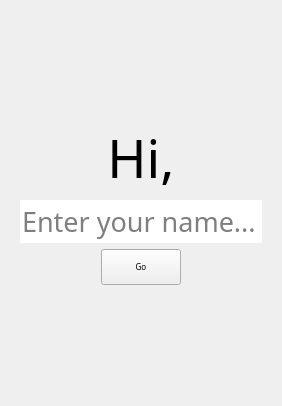
<?xml version="1.0" encoding="UTF-8"?>
<ui version="4.0">
 <class>InputUsernameDialog</class>
 <widget class="QDialog" name="InputUsernameDialog">
  <property name="geometry">
   <rect>
    <x>0</x>
    <y>0</y>
    <width>194</width>
    <height>0</height>
   </rect>
  </property>
  <property name="sizePolicy">
   <sizepolicy hsizetype="Fixed" vsizetype="Fixed">
    <horstretch>0</horstretch>
    <verstretch>0</verstretch>
   </sizepolicy>
  </property>
  <property name="baseSize">
   <size>
    <width>600</width>
    <height>400</height>
   </size>
  </property>
  <property name="windowTitle">
   <string>Flashcards - Login</string>
  </property>
  <layout class="QVBoxLayout" name="verticalLayout">
   <item>
    <spacer name="verticalSpacer_1">
     <property name="orientation">
      <enum>Qt::Vertical</enum>
     </property>
     <property name="sizeHint" stdset="0">
      <size>
       <width>20</width>
       <height>101</height>
      </size>
     </property>
    </spacer>
   </item>
   <item>
    <widget class="QWidget" name="container_welcome" native="true">
     <layout class="QVBoxLayout" name="verticalLayout_4">
      <item alignment="Qt::AlignHCenter">
       <widget class="QLabel" name="lbl_name">
        <property name="sizePolicy">
         <sizepolicy hsizetype="Fixed" vsizetype="Fixed">
          <horstretch>0</horstretch>
          <verstretch>0</verstretch>
         </sizepolicy>
        </property>
        <property name="font">
         <font>
          <family>Futura</family>
          <pointsize>40</pointsize>
          <bold>false</bold>
         </font>
        </property>
        <property name="styleSheet">
         <string notr="true"/>
        </property>
        <property name="text">
         <string>Hi,</string>
        </property>
        <property name="alignment">
         <set>Qt::AlignCenter</set>
        </property>
       </widget>
      </item>
      <item alignment="Qt::AlignHCenter">
       <widget class="QLineEdit" name="fld_username">
        <property name="enabled">
         <bool>true</bool>
        </property>
        <property name="sizePolicy">
         <sizepolicy hsizetype="Fixed" vsizetype="Fixed">
          <horstretch>0</horstretch>
          <verstretch>0</verstretch>
         </sizepolicy>
        </property>
        <property name="font">
         <font>
          <family>Futura</family>
          <pointsize>20</pointsize>
         </font>
        </property>
        <property name="focusPolicy">
         <enum>Qt::StrongFocus</enum>
        </property>
        <property name="maxLength">
         <number>50</number>
        </property>
        <property name="frame">
         <bool>false</bool>
        </property>
        <property name="alignment">
         <set>Qt::AlignLeading|Qt::AlignLeft|Qt::AlignVCenter</set>
        </property>
        <property name="placeholderText">
         <string>Enter your name...</string>
        </property>
       </widget>
      </item>
      <item alignment="Qt::AlignHCenter">
       <widget class="PushButton" name="btn_username">
        <property name="enabled">
         <bool>true</bool>
        </property>
        <property name="sizePolicy">
         <sizepolicy hsizetype="Minimum" vsizetype="Preferred">
          <horstretch>0</horstretch>
          <verstretch>0</verstretch>
         </sizepolicy>
        </property>
        <property name="minimumSize">
         <size>
          <width>80</width>
          <height>36</height>
         </size>
        </property>
        <property name="sizeIncrement">
         <size>
          <width>0</width>
          <height>0</height>
         </size>
        </property>
        <property name="baseSize">
         <size>
          <width>0</width>
          <height>0</height>
         </size>
        </property>
        <property name="font">
         <font>
          <family>Futura</family>
          <pointsize>6</pointsize>
         </font>
        </property>
        <property name="focusPolicy">
         <enum>Qt::NoFocus</enum>
        </property>
        <property name="text">
         <string>Go</string>
        </property>
       </widget>
      </item>
     </layout>
    </widget>
   </item>
   <item>
    <spacer name="verticalSpacer_3">
     <property name="orientation">
      <enum>Qt::Vertical</enum>
     </property>
     <property name="sizeHint" stdset="0">
      <size>
       <width>20</width>
       <height>101</height>
      </size>
     </property>
    </spacer>
   </item>
  </layout>
 </widget>
 <customwidgets>
  <customwidget>
   <class>PushButton</class>
   <extends>QPushButton</extends>
   <header>lib/ui/widgets_basic.h</header>
  </customwidget>
 </customwidgets>
 <resources/>
 <connections/>
</ui>
